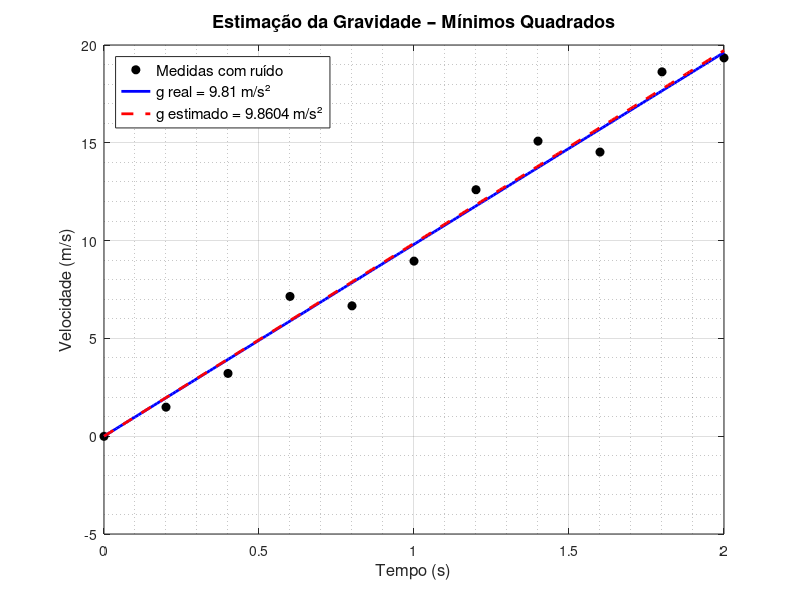

Write the MATLAB code that produced this figure.
% =========================================================
% SCRIPT 1 – Estimação da Gravidade via Mínimos Quadrados
% Baseado nos slides do Prof. Pinheiro (Aula 16)
% TCC – Engenharia Eletrônica
% =========================================================
% Referência: slides 5-8
% Conceito: corpo em queda livre, medidas contaminadas por ruído
% Modelo: v_i = g * t_i  →  y = X * a  onde a = [g]

clear; clc; close all;

%% --- Parâmetros ---
g_real = 9.81;              % valor verdadeiro (desconhecido no experimento)
t = 0:0.2:2;                % instantes de medição (s)
rng(42);                    % semente para reprodutibilidade

%% --- Medidas simuladas (com ruído gaussiano) ---
v_exato = g_real * t;
v_medido = v_exato + randn(size(t));  % ruído instrumental

%% --- Montagem da Matriz X e vetor y (slide 7) ---
% Modelo: v_i = g * t_i
% Reescrevendo: y = X * a,  onde X = t' e a = [g]
X = t';          % vetor coluna (k x 1)
y = v_medido';   % vetor coluna (k x 1)

%% --- Estimação pela Pseudo-Inversa (slide 10-11) ---
% a_hat = (X'X)^(-1) * X'y
a_hat = (X' * X) \ (X' * y);
g_estimado = a_hat(1);

fprintf('=== ESTIMAÇÃO DA GRAVIDADE ===\n');
fprintf('Valor verdadeiro : g = %.4f m/s²\n', g_real);
fprintf('Valor estimado   : g = %.4f m/s²\n', g_estimado);
fprintf('Erro relativo    : %.4f %%\n', abs(g_real - g_estimado)/g_real * 100);

%% --- Figura 1: Medidas e ajuste ---
figure('Name','Estimação da Gravidade','Position',[100 100 800 500]);

t_plot = linspace(0, 2, 200);
v_real_plot = g_real * t_plot;
v_est_plot  = g_estimado * t_plot;

plot(t, v_medido, 'ko', 'MarkerFaceColor','k', 'MarkerSize',6, ...
     'DisplayName','Medidas com ruído'); hold on;
plot(t_plot, v_real_plot, 'b-', 'LineWidth', 2, ...
     'DisplayName',['g real = ' num2str(g_real) ' m/s²']);
plot(t_plot, v_est_plot, 'r--', 'LineWidth', 2, ...
     'DisplayName',['g estimado = ' num2str(g_estimado,'%.4f') ' m/s²']);

xlabel('Tempo (s)', 'FontSize', 12);
ylabel('Velocidade (m/s)', 'FontSize', 12);
title('Estimação da Gravidade – Mínimos Quadrados', 'FontSize', 13);
legend('Location','northwest', 'FontSize', 11);
grid on; grid minor;

% Salvar figura em alta resolução para o relatório
print('-dpng','-r300','fig01_estimacao_gravidade.png');
fprintf('\nFigura salva: fig01_estimacao_gravidade.png\n');
